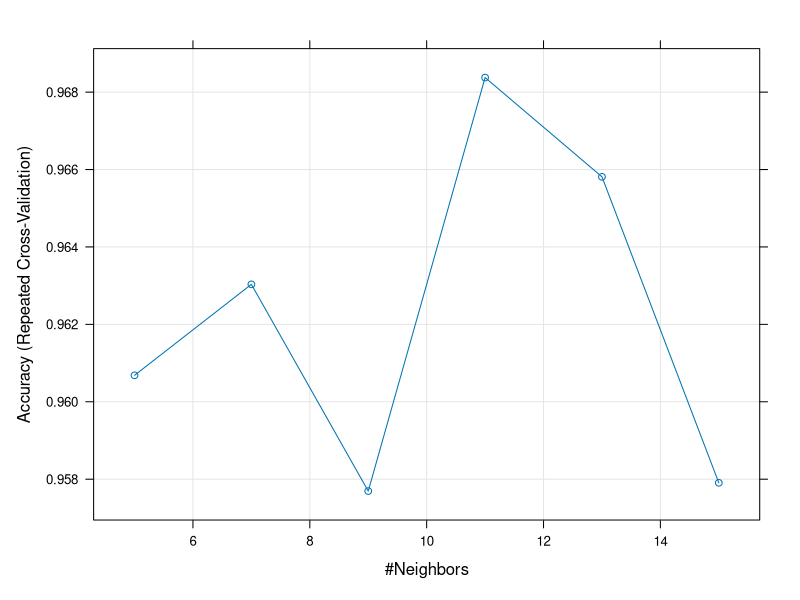
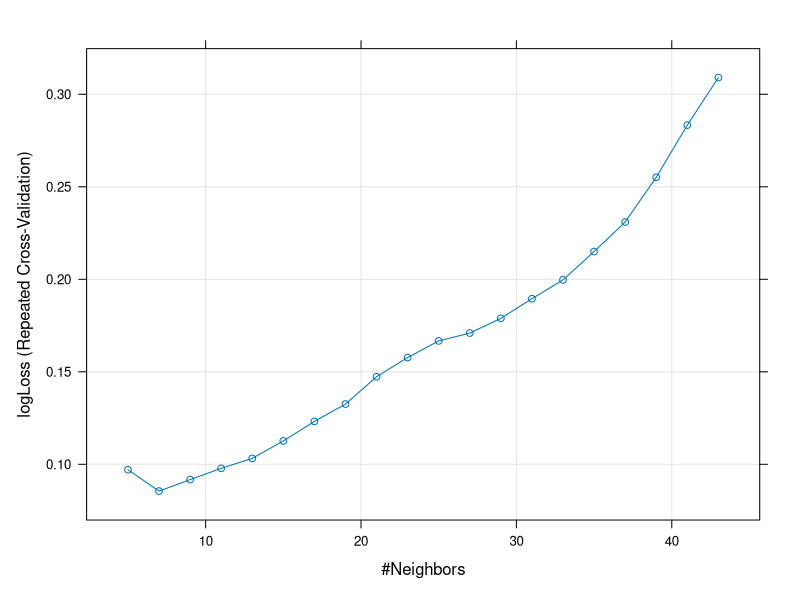

These figures' R source, in order:
require(caret)

View(iris)
summary(iris)
set.seed(236)

##Randomizing the data#####
ru<-runif(1:nrow(iris))
iris<-iris[order(ru),]
View(iris)
head(iris)

###Scaling functioin#####
normalize<-function(x){
  return((x-min(x))/(max(x)-min(x)))
}

###Normalizing the data and partitioning#####
iris_norm<-as.data.frame(lapply(iris[,-5], normalize))
summary(iris_norm)
iris_train<- iris_norm[1:129,]
iris_test<- iris_norm[130:150,]
iris_train$Species<-iris$Species[1:129]
iris_test$Species<-iris$Species[130:150]

###KNN Model########
require(class)
train_label = iris$Species[1:129]
test_label = iris$Species[130:150]
m1_knn<-knn(train = iris_train[-5],test = iris_test[-5],cl=train_label,k=round(sqrt(nrow(iris_train))))
table(test_label,m1_knn)
confusionMatrix(m1_knn,test_label) #accuracy - 95.24%

###Cross validation#####
trcontrol<-trainControl(method = "repeatedcv",number = 10,repeats = 3)
set.seed(786)
m1<-train(Species~.,data=iris_train,method='knn',tuneLength=6,trControl=trcontrol)
m1
?train
plot(m1) #plot agains k and accuracy
varImp(m1)

####Testing#######
pred<-predict(m1,newdata=iris_test)
confusionMatrix(pred,iris_test$Species)

#Finetuning##
new_iris_train<-iris_train[,3:5] #selecting only Petal Length and Width along with Species
new_iris_test<-iris_test[,3:5]
m2<-train(Species~.,data=new_iris_train,method='knn',tuneLength=20,trControl=trcontrol)

##Model metrics for fine tuned model###
pred_new<-predict(m2,newdata=new_iris_test)
confusionMatrix(pred_new,new_iris_test$Species)


ctrl<-trainControl(method = "repeatedcv",number = 10,repeats = 3,classProbs = TRUE,summaryFunction = multiClassSummary)
set.seed(78)
#install.packages("MLmetrics")
require(MLmetrics)
#Tune length parameter allows the algorithm to try different default values for the main parameter
m3<-train(Species~.,data=iris_train,method='knn',tuneLength=20,trControl=ctrl,metric="ROC")
m3
plot(m3) #plot agains k and log loss - at K=7,log loss was min and it is used in the model.
varImp(m3)

#Tune grid parameter allows the algorithm to try different values for the main parameter
m4<-train(Species~.,data=iris_train,method='knn',trControl=ctrl,metric="ROC",tuneGrid = expand.grid(k=c(2,5,6,9)))
m4
fin_pred<-predict(m3,newdata = iris_test)
confusionMatrix(fin_pred,iris_test$Species)
